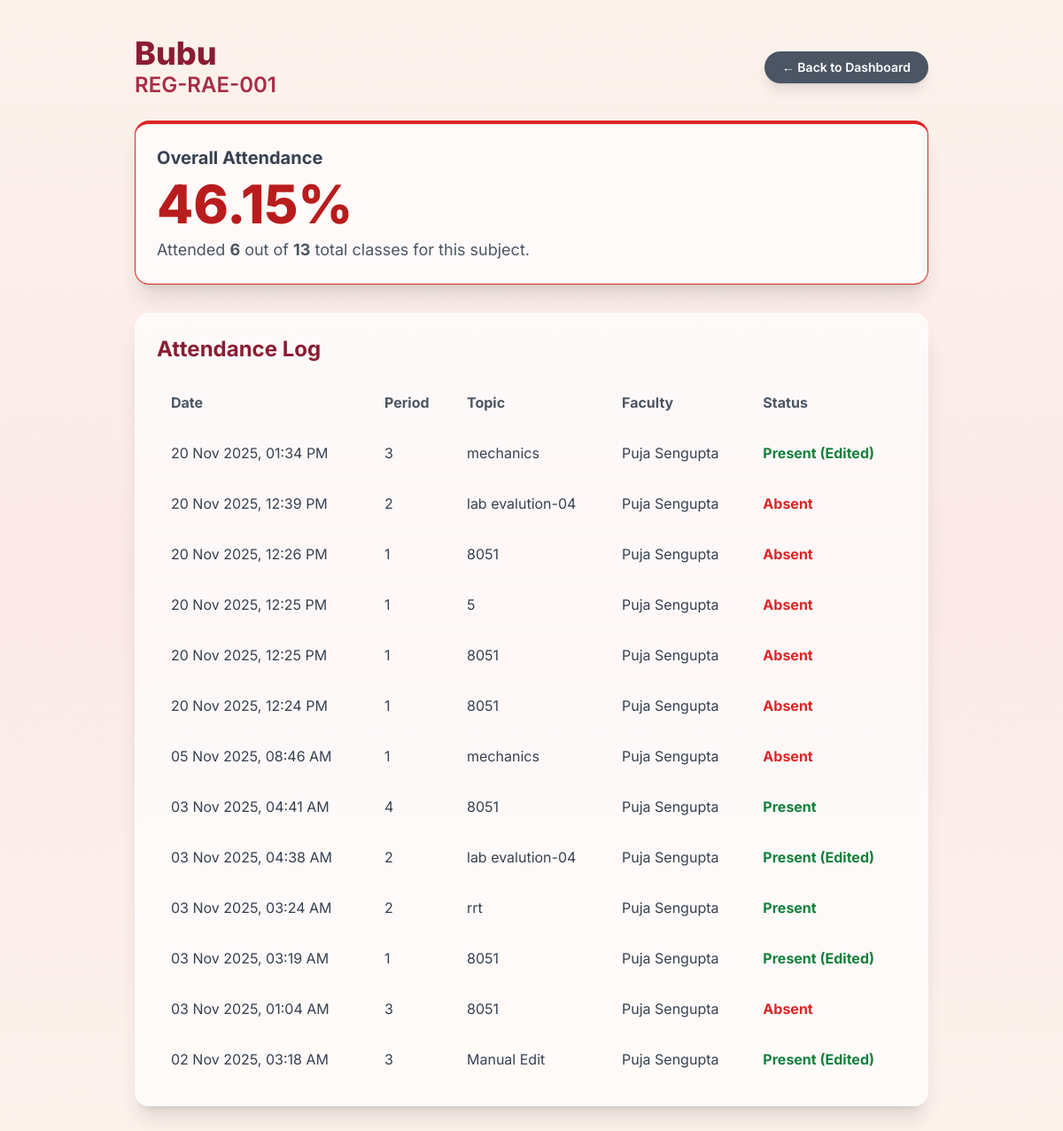
The page /student_history/1/1 (signed in) on the database its author committed.
### app.py (models this page shows, shortened)
class Student(UserMixin, db.Model):
    id = db.Column(db.Integer, primary_key=True)
    name = db.Column(db.String(100), nullable=False)
    regno = db.Column(db.String(100), unique=True, nullable=False)
    phone = db.Column(db.String(20), nullable=True)
    password_hash = db.Column(db.String(200), nullable=False)
    chair_number = db.Column(db.Integer, nullable=False)
    class_id = db.Column(db.Integer, db.ForeignKey('class.id'), nullable=False)
    reports = db.relationship('AttendanceReport', backref='student', lazy=True, cascade="all, delete-orphan")
    __table_args__ = (
        db.UniqueConstraint('chair_number', 'class_id', name='_chair_class_uc'),
    )

class AttendanceReport(db.Model):
    id = db.Column(db.Integer, primary_key=True)
    date = db.Column(db.DateTime, nullable=False, default=lambda: datetime.now(UTC))
    status = db.Column(db.String(20), nullable=False)
    class_id = db.Column(db.Integer, db.ForeignKey('class.id'), nullable=False)
    student_id = db.Column(db.Integer, db.ForeignKey('student.id'), nullable=False)
    teacher_id = db.Column(db.Integer, db.ForeignKey('teacher.id'), nullable=False)
    period = db.Column(db.String(20), nullable=True)
    topic = db.Column(db.String(200), nullable=True)

class Teacher(UserMixin, db.Model):
    id = db.Column(db.Integer, primary_key=True)
    username = db.Column(db.String(80), unique=True, nullable=False)
    password_hash = db.Column(db.String(200), nullable=False)
    classes = db.relationship('Class', backref='teacher', lazy=True)

### app.py (the view)
@app.route('/student_history/<int:student_id>/<int:class_id>')
@login_required
def student_history(student_id, class_id):
    if session.get('user_role') != 'teacher':
        return redirect(url_for('index'))
    student = db.session.get(Student, student_id)
    selected_class = db.session.get(Class, class_id)
    if not selected_class or selected_class.teacher_id != current_user.id:
        flash('Class not found or permission denied.', 'error')
        return redirect(url_for('class_selection'))
    if not student:
        flash('Student not found.', 'error')
        return redirect(url_for('home', class_id=class_id))
    reports = db.session.query(AttendanceReport, Teacher.username)\
        .join(Teacher, AttendanceReport.teacher_id == Teacher.id)\
        .filter(
            AttendanceReport.student_id == student_id,
            AttendanceReport.class_id == class_id
        )\
        .order_by(AttendanceReport.date.desc())\
        .all()
    stats = _calculate_attendance(student.id, class_id)
    return render_template('teacher_student_data.html',
                           student=student,
                           reports_with_teacher=reports,
                           stats=stats,
                           selected_class=selected_class)

### app.py (called while the page is built)
@login_manager.user_loader
def load_user(user_id):
    role = session.get('user_role')
    if role == 'teacher': return db.session.get(Teacher, int(user_id))
    elif role == 'student': return db.session.get(Student, int(user_id))
    elif role == 'advisor': return db.session.get(ClassAdvisor, int(user_id))
    return None

### templates/teacher_student_data.html (shortened to what this page needs)
<!DOCTYPE html>
<html lang="en">
<head>
    <script src="https://cdn.tailwindcss.com"></script>
</head>
<body class="p-4 md:p-10 text-gray-800 fade-in">
    <div class="app-container max-w-4xl mx-auto">
        <header class="flex justify-between items-center mb-6">
            <div>
                <h1 class="text-4xl font-extrabold text-[#8A1C33]">{{ student.name }}</h1>
                <p class="text-2xl text-[#A82D49] font-semibold">
                    {{ student.regno }}
                </p>
            </div>
            <a href="{{ url_for('home', class_id=selected_class.id) }}" class="btn-animate bg-gray-600 text-white text-sm font-semibold px-5 py-2 rounded-full shadow-lg hover:bg-gray-700">
                ← Back to Dashboard
            </a>
        </header>
        <div class="mb-8 p-6 glass-card rounded-2xl shadow-xl border-t-4 {% if stats.percentage >= 75 %}border-green-600{% else %}border-red-600{% endif %}">
            <h2 class="text-xl font-bold text-gray-700 mb-2">Overall Attendance</h2>
            <p class="text-6xl font-extrabold {% if stats.percentage >= 75 %}text-green-700{% else %}text-red-700{% endif %}">
                {{ "%.2f"|format(stats.percentage) }}%
            </p>
            <p class="text-lg text-gray-600 mt-2">
                Attended <strong>{{ stats.present }}</strong> out of <strong>{{ stats.total }}</strong> total classes for this subject.
            </p>
        </div>
        <div class="glass-card rounded-2xl shadow-xl p-6">
            <h2 class="text-2xl font-bold text-[#8A1C33] mb-4">Attendance Log</h2>
            <div class="overflow-x-auto">
                <table class="w-full text-left">
                    <thead>
                        <tr class="text-gray-600 border-b border-white/50">
                            <th class="p-4">Date</th>
                            <th class="p-4">Period</th>
                            <th class="p-4">Topic</th>
                            <th class="p-4">Faculty</th>
                            <th class="p-4">Status</th>
                        </tr>
                    </thead>
                    <tbody class="divide-y divide-white/30">
                        {% for report, teacher_name in reports_with_teacher %}
                        <tr>
                            <td class="p-4 text-gray-700">{{ report.date.strftime('%d %b %Y, %I:%M %p') }}</td>
                            <td class="p-4 text-gray-700">{{ report.period or 'N/A' }}</td>
                            <td class="p-4 text-gray-700">{{ report.topic or 'N/A' }}</td>
                            <td class="p-4 text-gray-700">{{ teacher_name }}</td>
                            <td class="p-4 font-bold {% if report.status.startswith('Present') %}text-green-700{% else %}text-red-600{% endif %}">
                                {{ report.status }}
                            </td>
                        </tr>
                        {% endfor %}
                    </tbody>
                </table>
            </div>
        </div>
    </div>
</body>
</html>

### templates/teacher_student_data.html (style rules this page uses)
body { font-family: 'Inter', sans-serif; background: linear-gradient(180deg, #fdf2ec, #fbe9e7, #fdf2ec); min-height: 100vh; }
.fade-in { animation: fadeIn 1s ease forwards; }
.glass-card { background: rgba(255, 255, 255, 0.7); backdrop-filter: blur(25px); border: 1px solid rgba(255, 255, 255, 0.4); box-shadow: 0 8px 24px rgba(0, 0, 0, 0.08); }
.btn-animate { transition: all 0.3s ease; }

### rows shown on the page
Student: name "Bubu", regno "REG-RAE-001"
AttendanceReport: date "20 Nov 2025, 01:34 PM", period "3", topic "mechanics", username "Puja Sengupta", status "Present (Edited)"
AttendanceReport: date "20 Nov 2025, 12:39 PM", period "2", topic "lab evalution-04", username "Puja Sengupta", status "Absent"
AttendanceReport: date "20 Nov 2025, 12:26 PM", period "1", topic "8051", username "Puja Sengupta", status "Absent"
AttendanceReport: date "20 Nov 2025, 12:25 PM", period "1", topic "5", username "Puja Sengupta", status "Absent"
AttendanceReport: date "20 Nov 2025, 12:25 PM", period "1", topic "8051", username "Puja Sengupta", status "Absent"
AttendanceReport: date "20 Nov 2025, 12:24 PM", period "1", topic "8051", username "Puja Sengupta", status "Absent"
AttendanceReport: date "05 Nov 2025, 08:46 AM", period "1", topic "mechanics", username "Puja Sengupta", status "Absent"
AttendanceReport: date "03 Nov 2025, 04:41 AM", period "4", topic "8051", username "Puja Sengupta", status "Present"
AttendanceReport: date "03 Nov 2025, 04:38 AM", period "2", topic "lab evalution-04", username "Puja Sengupta", status "Present (Edited)"
AttendanceReport: date "03 Nov 2025, 03:24 AM", period "2", topic "rrt", username "Puja Sengupta", status "Present"
AttendanceReport: date "03 Nov 2025, 03:19 AM", period "1", topic "8051", username "Puja Sengupta", status "Present (Edited)"
AttendanceReport: date "03 Nov 2025, 01:04 AM", period "3", topic "8051", username "Puja Sengupta", status "Absent"
AttendanceReport: date "02 Nov 2025, 03:18 AM", period "3", topic "Manual Edit", username "Puja Sengupta", status "Present (Edited)"

### other values the page prints
{{ "%.2f"|format(stats.percentage) }} "46.15"
{{ stats.present }} "6"
{{ stats.total }} "13"
